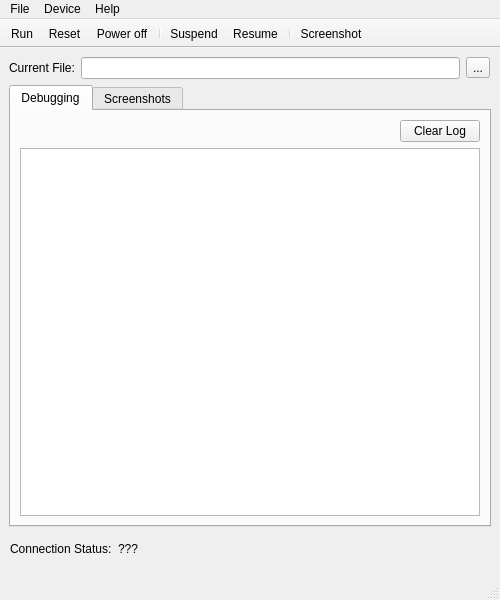
<?xml version="1.0" encoding="UTF-8"?>
<ui version="4.0">
 <class>MainWindow</class>
 <widget class="QMainWindow" name="MainWindow">
  <property name="geometry">
   <rect>
    <x>0</x>
    <y>0</y>
    <width>500</width>
    <height>600</height>
   </rect>
  </property>
  <property name="windowTitle">
   <string>ConsoleLink</string>
  </property>
  <property name="windowIcon">
   <iconset resource="ConsoleLink.qrc">
    <normaloff>:/images/network.png</normaloff>:/images/network.png</iconset>
  </property>
  <property name="iconSize">
   <size>
    <width>24</width>
    <height>24</height>
   </size>
  </property>
  <property name="toolButtonStyle">
   <enum>Qt::ToolButtonIconOnly</enum>
  </property>
  <widget class="QWidget" name="centralwidget">
   <widget class="QTabWidget" name="tabWidget">
    <property name="geometry">
     <rect>
      <x>9</x>
      <y>37</y>
      <width>482</width>
      <height>442</height>
     </rect>
    </property>
    <property name="currentIndex">
     <number>0</number>
    </property>
    <widget class="QWidget" name="tabDebug">
     <attribute name="title">
      <string>Debugging</string>
     </attribute>
     <layout class="QVBoxLayout" name="verticalLayout_3">
      <item>
       <layout class="QHBoxLayout" name="horizontalLayout_2">
        <item>
         <spacer name="horizontalSpacer">
          <property name="orientation">
           <enum>Qt::Horizontal</enum>
          </property>
          <property name="sizeHint" stdset="0">
           <size>
            <width>40</width>
            <height>20</height>
           </size>
          </property>
         </spacer>
        </item>
        <item>
         <widget class="QPushButton" name="btnClear">
          <property name="text">
           <string>Clear Log</string>
          </property>
         </widget>
        </item>
       </layout>
      </item>
      <item>
       <widget class="QTextBrowser" name="textBrowser">
        <property name="html">
         <string>&lt;!DOCTYPE HTML PUBLIC &quot;-//W3C//DTD HTML 4.0//EN&quot; &quot;http://www.w3.org/TR/REC-html40/strict.dtd&quot;&gt;
&lt;html&gt;&lt;head&gt;&lt;meta name=&quot;qrichtext&quot; content=&quot;1&quot; /&gt;&lt;style type=&quot;text/css&quot;&gt;
p, li { white-space: pre-wrap; }
&lt;/style&gt;&lt;/head&gt;&lt;body style=&quot; font-family:'MS Shell Dlg 2'; font-size:8.25pt; font-weight:400; font-style:normal;&quot;&gt;
&lt;p style=&quot;-qt-paragraph-type:empty; margin-top:0px; margin-bottom:0px; margin-left:0px; margin-right:0px; -qt-block-indent:0; text-indent:0px; font-size:8pt;&quot;&gt;&lt;/p&gt;&lt;/body&gt;&lt;/html&gt;</string>
        </property>
       </widget>
      </item>
     </layout>
    </widget>
    <widget class="QWidget" name="tabScreenshot">
     <attribute name="title">
      <string>Screenshots</string>
     </attribute>
     <layout class="QVBoxLayout" name="verticalLayout_2">
      <item>
       <layout class="QHBoxLayout" name="horizontalLayout_7">
        <property name="sizeConstraint">
         <enum>QLayout::SetMinimumSize</enum>
        </property>
        <property name="margin">
         <number>4</number>
        </property>
        <item>
         <layout class="QVBoxLayout" name="verticalLayout_9">
          <property name="spacing">
           <number>0</number>
          </property>
          <property name="margin">
           <number>0</number>
          </property>
          <item>
           <widget class="QLabel" name="label_5">
            <property name="text">
             <string>Base Pointer</string>
            </property>
           </widget>
          </item>
          <item>
           <widget class="QLineEdit" name="leBasePointer">
            <property name="sizePolicy">
             <sizepolicy hsizetype="Preferred" vsizetype="Fixed">
              <horstretch>0</horstretch>
              <verstretch>0</verstretch>
             </sizepolicy>
            </property>
            <property name="minimumSize">
             <size>
              <width>60</width>
              <height>0</height>
             </size>
            </property>
            <property name="inputMask">
             <string>HHHHHH;_</string>
            </property>
            <property name="text">
             <string>000000</string>
            </property>
           </widget>
          </item>
         </layout>
        </item>
        <item>
         <layout class="QVBoxLayout" name="verticalLayout_10">
          <property name="spacing">
           <number>0</number>
          </property>
          <property name="sizeConstraint">
           <enum>QLayout::SetMinimumSize</enum>
          </property>
          <item>
           <widget class="QLabel" name="label_6">
            <property name="text">
             <string>Resolution</string>
            </property>
           </widget>
          </item>
          <item>
           <widget class="QComboBox" name="cbWH">
            <property name="sizePolicy">
             <sizepolicy hsizetype="Preferred" vsizetype="Fixed">
              <horstretch>0</horstretch>
              <verstretch>0</verstretch>
             </sizepolicy>
            </property>
            <property name="minimumSize">
             <size>
              <width>120</width>
              <height>0</height>
             </size>
            </property>
           </widget>
          </item>
         </layout>
        </item>
        <item>
         <layout class="QVBoxLayout" name="verticalLayout_6">
          <property name="spacing">
           <number>0</number>
          </property>
          <property name="sizeConstraint">
           <enum>QLayout::SetMinimumSize</enum>
          </property>
          <item>
           <widget class="QLabel" name="label_2">
            <property name="text">
             <string>Width</string>
            </property>
           </widget>
          </item>
          <item>
           <widget class="QLineEdit" name="leWidth">
            <property name="sizePolicy">
             <sizepolicy hsizetype="Preferred" vsizetype="Fixed">
              <horstretch>0</horstretch>
              <verstretch>0</verstretch>
             </sizepolicy>
            </property>
            <property name="minimumSize">
             <size>
              <width>40</width>
              <height>0</height>
             </size>
            </property>
            <property name="inputMask">
             <string>0000;_</string>
            </property>
            <property name="text">
             <string>640</string>
            </property>
           </widget>
          </item>
         </layout>
        </item>
        <item>
         <layout class="QVBoxLayout" name="verticalLayout_7">
          <property name="spacing">
           <number>0</number>
          </property>
          <property name="sizeConstraint">
           <enum>QLayout::SetMinimumSize</enum>
          </property>
          <item>
           <widget class="QLabel" name="label_3">
            <property name="text">
             <string>Height</string>
            </property>
           </widget>
          </item>
          <item>
           <widget class="QLineEdit" name="leHeight">
            <property name="sizePolicy">
             <sizepolicy hsizetype="Preferred" vsizetype="Fixed">
              <horstretch>0</horstretch>
              <verstretch>0</verstretch>
             </sizepolicy>
            </property>
            <property name="minimumSize">
             <size>
              <width>40</width>
              <height>0</height>
             </size>
            </property>
            <property name="inputMask">
             <string>0000;_</string>
            </property>
            <property name="text">
             <string>512</string>
            </property>
           </widget>
          </item>
         </layout>
        </item>
        <item>
         <layout class="QVBoxLayout" name="verticalLayout_8">
          <property name="spacing">
           <number>0</number>
          </property>
          <item>
           <widget class="QLabel" name="label_4">
            <property name="text">
             <string>Format</string>
            </property>
           </widget>
          </item>
          <item>
           <widget class="QComboBox" name="cbFormat">
            <property name="sizePolicy">
             <sizepolicy hsizetype="Preferred" vsizetype="Fixed">
              <horstretch>0</horstretch>
              <verstretch>0</verstretch>
             </sizepolicy>
            </property>
            <property name="minimumSize">
             <size>
              <width>100</width>
              <height>0</height>
             </size>
            </property>
           </widget>
          </item>
         </layout>
        </item>
       </layout>
      </item>
      <item>
       <layout class="QHBoxLayout" name="laySSImage">
        <property name="sizeConstraint">
         <enum>QLayout::SetDefaultConstraint</enum>
        </property>
        <item>
         <widget class="QLabel" name="lblScreenshot">
          <property name="sizePolicy">
           <sizepolicy hsizetype="MinimumExpanding" vsizetype="MinimumExpanding">
            <horstretch>0</horstretch>
            <verstretch>0</verstretch>
           </sizepolicy>
          </property>
          <property name="autoFillBackground">
           <bool>false</bool>
          </property>
          <property name="frameShape">
           <enum>QFrame::StyledPanel</enum>
          </property>
          <property name="text">
           <string/>
          </property>
         </widget>
        </item>
        <item>
         <layout class="QVBoxLayout" name="verticalLayout_4">
          <property name="spacing">
           <number>0</number>
          </property>
          <property name="sizeConstraint">
           <enum>QLayout::SetDefaultConstraint</enum>
          </property>
          <item>
           <widget class="QPushButton" name="btnScreenshot">
            <property name="text">
             <string>Take Screenshot</string>
            </property>
           </widget>
          </item>
          <item>
           <widget class="QPushButton" name="btnSave">
            <property name="enabled">
             <bool>true</bool>
            </property>
            <property name="text">
             <string>Save As</string>
            </property>
           </widget>
          </item>
          <item>
           <widget class="QGroupBox" name="gbAspectRatio">
            <property name="title">
             <string>Aspect Ratio</string>
            </property>
            <layout class="QVBoxLayout" name="verticalLayout_5">
             <property name="spacing">
              <number>0</number>
             </property>
             <item>
              <widget class="QRadioButton" name="rbOneOne">
               <property name="text">
                <string>1:1 Pixel</string>
               </property>
              </widget>
             </item>
             <item>
              <widget class="QRadioButton" name="rbOneTwo">
               <property name="text">
                <string>1:2 Pixel</string>
               </property>
              </widget>
             </item>
             <item>
              <widget class="QRadioButton" name="rbFourThree">
               <property name="text">
                <string>4:3</string>
               </property>
              </widget>
             </item>
             <item>
              <widget class="QRadioButton" name="rbSixteenNine">
               <property name="text">
                <string>16:9</string>
               </property>
              </widget>
             </item>
            </layout>
           </widget>
          </item>
          <item>
           <spacer name="verticalSpacer">
            <property name="orientation">
             <enum>Qt::Vertical</enum>
            </property>
            <property name="sizeType">
             <enum>QSizePolicy::MinimumExpanding</enum>
            </property>
            <property name="sizeHint" stdset="0">
             <size>
              <width>0</width>
              <height>0</height>
             </size>
            </property>
           </spacer>
          </item>
         </layout>
        </item>
       </layout>
      </item>
     </layout>
    </widget>
   </widget>
   <widget class="QWidget" name="">
    <property name="geometry">
     <rect>
      <x>9</x>
      <y>9</y>
      <width>481</width>
      <height>22</height>
     </rect>
    </property>
    <layout class="QHBoxLayout" name="horizontalLayout">
     <item>
      <widget class="QLabel" name="label">
       <property name="text">
        <string>Current File:</string>
       </property>
      </widget>
     </item>
     <item>
      <widget class="QLineEdit" name="fileName">
       <property name="readOnly">
        <bool>true</bool>
       </property>
      </widget>
     </item>
     <item>
      <widget class="QToolButton" name="btnOpen">
       <property name="text">
        <string>...</string>
       </property>
      </widget>
     </item>
    </layout>
   </widget>
   <widget class="QWidget" name="">
    <property name="geometry">
     <rect>
      <x>10</x>
      <y>490</y>
      <width>481</width>
      <height>22</height>
     </rect>
    </property>
    <layout class="QHBoxLayout" name="horizontalLayout_3">
     <item>
      <widget class="QLabel" name="label_7">
       <property name="text">
        <string>Connection Status:</string>
       </property>
      </widget>
     </item>
     <item>
      <widget class="QLabel" name="txtStatus">
       <property name="text">
        <string>???</string>
       </property>
      </widget>
     </item>
     <item>
      <spacer name="horizontalSpacer_3">
       <property name="orientation">
        <enum>Qt::Horizontal</enum>
       </property>
       <property name="sizeHint" stdset="0">
        <size>
         <width>40</width>
         <height>20</height>
        </size>
       </property>
      </spacer>
     </item>
    </layout>
   </widget>
  </widget>
  <widget class="QMenuBar" name="menubar">
   <property name="geometry">
    <rect>
     <x>0</x>
     <y>0</y>
     <width>500</width>
     <height>21</height>
    </rect>
   </property>
   <widget class="QMenu" name="menuHelp">
    <property name="title">
     <string>Help</string>
    </property>
    <addaction name="actionAbout"/>
   </widget>
   <widget class="QMenu" name="menuDevice">
    <property name="title">
     <string>Device</string>
    </property>
    <addaction name="actionRun"/>
    <addaction name="actionReset"/>
    <addaction name="actionPowerOff"/>
    <addaction name="separator"/>
    <addaction name="actionSuspend"/>
    <addaction name="actionResume"/>
    <addaction name="separator"/>
    <addaction name="actionScreenshot"/>
   </widget>
   <widget class="QMenu" name="menuFile">
    <property name="title">
     <string>File</string>
    </property>
    <addaction name="actionSettings"/>
    <addaction name="separator"/>
    <addaction name="actionExit"/>
   </widget>
   <addaction name="menuFile"/>
   <addaction name="menuDevice"/>
   <addaction name="menuHelp"/>
  </widget>
  <widget class="QStatusBar" name="statusbar"/>
  <widget class="QToolBar" name="toolBar">
   <property name="windowTitle">
    <string>toolBar</string>
   </property>
   <property name="movable">
    <bool>false</bool>
   </property>
   <property name="iconSize">
    <size>
     <width>16</width>
     <height>16</height>
    </size>
   </property>
   <property name="toolButtonStyle">
    <enum>Qt::ToolButtonTextUnderIcon</enum>
   </property>
   <attribute name="toolBarArea">
    <enum>TopToolBarArea</enum>
   </attribute>
   <attribute name="toolBarBreak">
    <bool>false</bool>
   </attribute>
   <addaction name="actionRun"/>
   <addaction name="actionReset"/>
   <addaction name="actionPowerOff"/>
   <addaction name="separator"/>
   <addaction name="actionSuspend"/>
   <addaction name="actionResume"/>
   <addaction name="separator"/>
   <addaction name="actionScreenshot"/>
  </widget>
  <action name="actionAbout">
   <property name="text">
    <string>About</string>
   </property>
  </action>
  <action name="actionRun">
   <property name="icon">
    <iconset resource="ConsoleLink.qrc">
     <normaloff>:/images/play.png</normaloff>:/images/play.png</iconset>
   </property>
   <property name="text">
    <string>Run</string>
   </property>
   <property name="toolTip">
    <string>Upload executable and run</string>
   </property>
  </action>
  <action name="actionReset">
   <property name="icon">
    <iconset resource="ConsoleLink.qrc">
     <normaloff>:/images/reset.png</normaloff>:/images/reset.png</iconset>
   </property>
   <property name="text">
    <string>Reset</string>
   </property>
   <property name="toolTip">
    <string>Reset console</string>
   </property>
  </action>
  <action name="actionPowerOff">
   <property name="icon">
    <iconset resource="ConsoleLink.qrc">
     <normaloff>:/images/poff.png</normaloff>:/images/poff.png</iconset>
   </property>
   <property name="text">
    <string>Power off</string>
   </property>
   <property name="toolTip">
    <string>Power off console</string>
   </property>
  </action>
  <action name="actionSettings">
   <property name="text">
    <string>Settings</string>
   </property>
  </action>
  <action name="actionExit">
   <property name="text">
    <string>Exit</string>
   </property>
  </action>
  <action name="actionScreenshot">
   <property name="icon">
    <iconset resource="ConsoleLink.qrc">
     <normaloff>:/images/screenshot.png</normaloff>:/images/screenshot.png</iconset>
   </property>
   <property name="text">
    <string>Screenshot</string>
   </property>
  </action>
  <action name="actionSuspend">
   <property name="icon">
    <iconset resource="ConsoleLink.qrc">
     <normaloff>:/images/suspend.png</normaloff>:/images/suspend.png</iconset>
   </property>
   <property name="text">
    <string>Suspend</string>
   </property>
  </action>
  <action name="actionResume">
   <property name="icon">
    <iconset resource="ConsoleLink.qrc">
     <normaloff>:/images/play.png</normaloff>:/images/play.png</iconset>
   </property>
   <property name="text">
    <string>Resume</string>
   </property>
  </action>
 </widget>
 <tabstops>
  <tabstop>fileName</tabstop>
  <tabstop>btnOpen</tabstop>
  <tabstop>tabWidget</tabstop>
  <tabstop>leBasePointer</tabstop>
  <tabstop>cbWH</tabstop>
  <tabstop>leWidth</tabstop>
  <tabstop>leHeight</tabstop>
  <tabstop>cbFormat</tabstop>
  <tabstop>btnScreenshot</tabstop>
  <tabstop>btnSave</tabstop>
  <tabstop>rbOneOne</tabstop>
  <tabstop>rbOneTwo</tabstop>
  <tabstop>rbFourThree</tabstop>
  <tabstop>rbSixteenNine</tabstop>
  <tabstop>textBrowser</tabstop>
  <tabstop>btnClear</tabstop>
 </tabstops>
 <resources>
  <include location="ConsoleLink.qrc"/>
 </resources>
 <connections>
  <connection>
   <sender>btnClear</sender>
   <signal>clicked()</signal>
   <receiver>textBrowser</receiver>
   <slot>clear()</slot>
   <hints>
    <hint type="sourcelabel">
     <x>476</x>
     <y>135</y>
    </hint>
    <hint type="destinationlabel">
     <x>130</x>
     <y>282</y>
    </hint>
   </hints>
  </connection>
 </connections>
 <slots>
  <slot>changeAspectRatio()</slot>
 </slots>
</ui>
